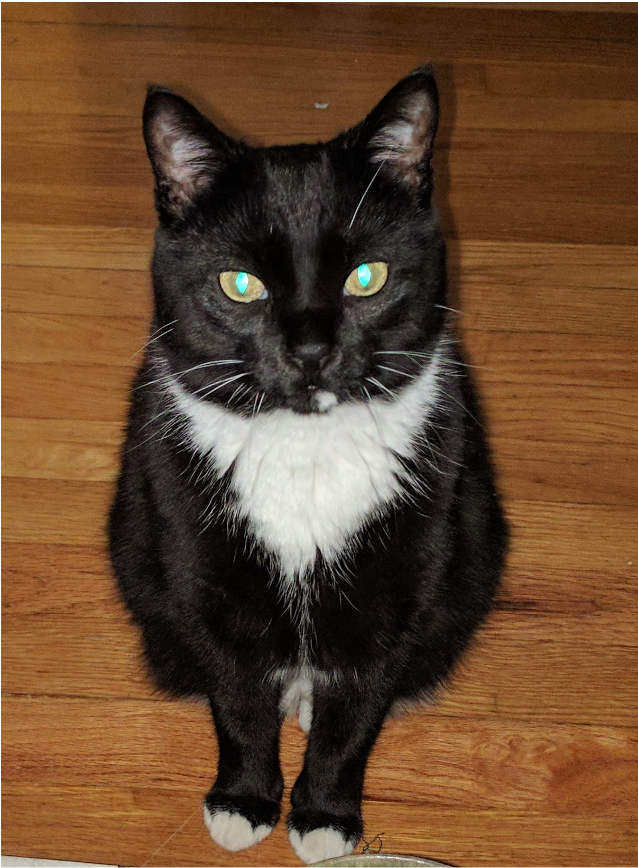
#> input picture security-4/sample_images/hide_image.png, 638 x 868 px
$ python getImage.py sample_images/hide_image.png
#> lines starting #> are read from the running program, lines starting #| are printed output that depends on the picture; after the words box and inside, x2 and y2 are one past the last pixel; in counts of white or black regions, pixels touching at a corner belong together
import numpy as np
import imageio
import sys

def chunk(lst, n):
    for i in range(0, len(lst), n):
        yield lst[i:i+n]

if __name__ == "__main__":
    # make sure that there is the correct amount of arguments
    if len(sys.argv) != 2:
        print("Error: invalid number of arugments")
        print("Usage: python readText.py <path to image>")
        sys.exit(1)

    # first we want to read the image
    img = imageio.imread(sys.argv[1])
#> img is the input picture: shape (868, 638, 4); mean R, G, B, A 101.7, 71, 45.4, 253.8

    # get the width and the height, and print those out
    height, width, channels = img.shape
#> height = 868; width = 638; channels = 4
    print("Height: ", height, "Width: ", width, "Number of Channels: ", channels)
#| Height:  868 Width:  638 Number of Channels:  4

    # now we want to get some information from these files
    # this file is for text, and so the first 32 bits of the message are for that
    # so lets try to get the message size for the test image
    numSizeBits = 0
    messageSizeBits = []
    messageBits = []
    messageSize = 0
    messageHeight = 0
    messageWidth = 0

    # for every row and column in the image (ie every pixel)
    for row in range(height):
        for col in range(width):
            for chan in range(3):
                if numSizeBits < 64:
                    # append the least significant bit in each channel of a pixel
                    # to the messageSizeBits list, so we can read the whole
                    # thing later
                    messageSizeBits.append(str(img[row,col,chan] & 1))
                    numSizeBits += 1

                    # once we have all the data from the header that we need
                    if numSizeBits == 64:
                        # we can calculate the dimensions of the resulting image
                        messageDimensions = list(chunk(messageSizeBits, 32))
                        messageHeight = int("".join(messageDimensions[0]), 2)
                        messageWidth = int("".join(messageDimensions[1]), 2)
                        print("Message Height: ", messageHeight, " Message Width: ", messageWidth)

                        # now that we know the dimensions, and we know that each channel of a pixel is a byte,
                        # we know how many bytes we need to get from the rest of the image. So update
                        # that value now so we can save some time
                        messageSize = messageHeight * messageWidth
                else:
                    # we have gone through the header, and we know are writing straight to a message buffer
                    if len(messageBits) != messageSize * 8 * 3:
                        # now just get all the rest of the bits and throw them in a list
                        messageBits.append(str(img[row,col,chan] & 1))
#> after the loop, messageBits = 115200 items; messageSizeBits = 64 items, first 6: '0', '0', '0', '0', '0', '0'; numSizeBits = 64


    print("Number of pixels: ", messageSize)

    # now that we have the message bits, we need to chunk those bits into bytes.
    # each one of those bytes is the value of a channel of a pixel.
    # we can now overwrite the values that we had in those slots
    message = list(chunk(messageBits, 8))
#> message = 14400 items
    print("There are ", len(message), " values in message")
#| There are  14400  values in message

    for row in range(messageHeight):
        for col in range(messageWidth):
            for chan in range(3):
                img[row, col, chan] = int("".join(message.pop(0)), 2)
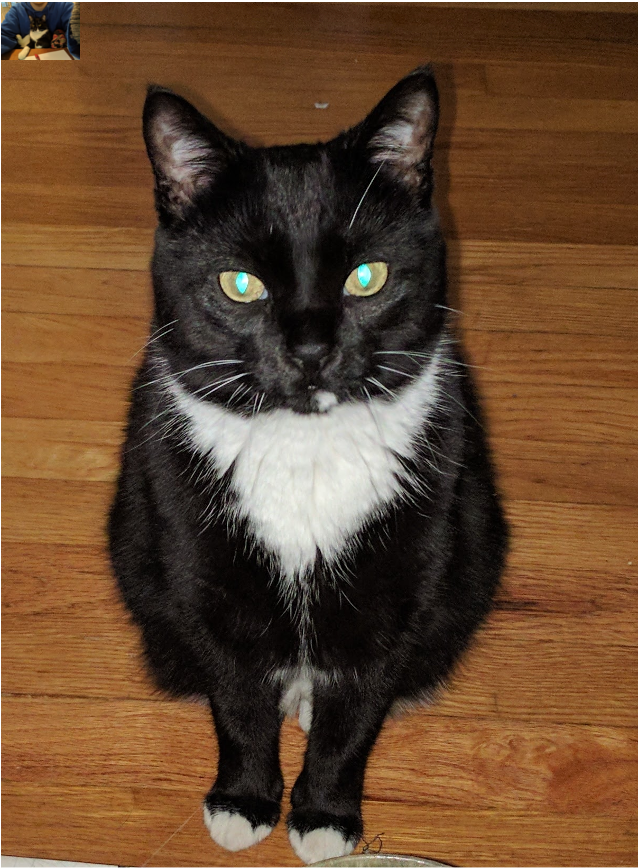
#> img: shape (868, 638, 4); 0.87% of pixels changed, all inside (x1, y1, x2, y2) = (0, 0, 80, 60); transparent parts drawn white

    imageio.imwrite("altered.png", img)
    print("Wrote to file!")
